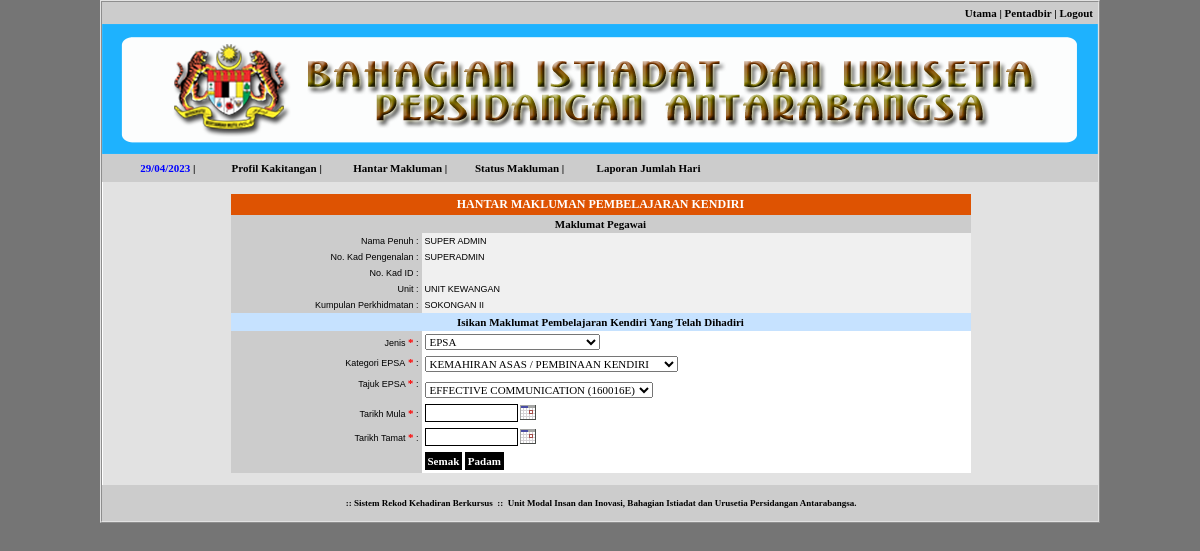
Page /index.php?modul=pendaftaran&menu=kendiri (signed in) on the committed database.
### tables this page shows
CREATE TABLE IF NOT EXISTS `user` (
  `uids` varchar(32) NOT NULL,
  `ulevel` int(1) NOT NULL DEFAULT '3',
  `usah` int(1) NOT NULL DEFAULT '2',
  `utsah` int(11) NOT NULL,
  `udelete` int(1) NOT NULL DEFAULT '1',
  `unokp` varchar(12) NOT NULL,
  `upass` varchar(32) NOT NULL,
  `usoalan` varchar(255) NOT NULL,
  `ujawapan` varchar(255) NOT NULL,
  `uemail` varchar(255) NOT NULL,
  `unoid` varchar(255) NOT NULL,
  `unama` varchar(255) NOT NULL,
  `utpenempatan` varchar(255) NOT NULL,
  `pids` varchar(32) NOT NULL,
  `ugred` varchar(255) NOT NULL,
  `bids` varchar(32) NOT NULL,
  `utelefon` varchar(50) NOT NULL,
  `ubimbit` varchar(50) NOT NULL,
  `uselia` varchar(255) NOT NULL,
  `ujselia` varchar(255) NOT NULL,
  `ueselia` varchar(255) NOT NULL,
  `upada` int(11) NOT NULL,
  PRIMARY KEY (`unokp`)
);

CREATE TABLE IF NOT EXISTS `bahagian` (
  `bids` varchar(32) NOT NULL,
  `bdelete` int(1) NOT NULL DEFAULT '1',
  `bahagian` varchar(255) NOT NULL
);

CREATE TABLE IF NOT EXISTS `kumpulan` (
  `pid` int(11) NOT NULL,
  `pids` varchar(32) NOT NULL,
  `pdelete` int(11) NOT NULL DEFAULT '1',
  `kumpulan` varchar(255) NOT NULL,
  PRIMARY KEY (`pids`),
  KEY `pids` (`pids`)
);

### inc/fungsi.php (called while the page is built, shortened)
<?php
function semakSlash($input) {
	if(!get_magic_quotes_gpc()) {
		$input = mysql_real_escape_string($input);
	}
	return $input;
}
function input1($str) {
	$str = htmlentities(strtoupper(trim(semakSlash($str))));
	return $str;
}
function input2($str) {
	$str = htmlentities(trim(semakSlash($str)));
	return $str;
}
function output1($str) {
	if(!get_magic_quotes_gpc()) {
		$str = stripslashes($str);
	}
	return $str;
}
if (!empty($_SESSION['staff'])) {
	$sm = "SELECT * FROM user
		WHERE unokp = '" . input1($_SESSION['staff']) . "'
		ORDER BY unokp ASC
	";
	$dm = mysql_query($sm);
	$tm = mysql_fetch_array($dm);
}
?>

### tmp/rekod_kendiri.php (the view, shortened to what this page needs)
<table width="995" cellspacing="0" cellpadding="2" border="0">
    <tr>
        <td align="center" valign="top" bgcolor="#E2E2E2">
        	<?php
			if (isset($_GET['kategori']) && strlen($_GET['kategori']) == 32) {
				$kat = $_GET['kategori'];
			}
			else {
				$s = "SELECT * FROM kategori ORDER BY kategori ASC";
				$d = mysql_query($s);
				$t = mysql_fetch_array($d);
				$kat = $t['tids'];
			}
			?>
            <br />
            <table width="740" border="0" cellpadding="3" style="border-collapse: collapse">
          	<form id="kursus" name="kursus" method="post" action="index.php?modul=pendaftaran&amp;menu=kendiri" onsubmit="return lengkap5();">
              <tr>
                <td colspan="2" align="center" bgcolor="#DE5302" class="text2">
				HANTAR MAKLUMAN PEMBELAJARAN KENDIRI</td>
              </tr>
              <tr>
                <td colspan="2" align="center" bgcolor="#CCCCCC" class="text1">Maklumat Pegawai</td>
              </tr>
              <tr>
                <td width="185" align="right" bgcolor="#CCCCCC">Nama Penuh :</td>
                <td width="543" align="left" bgcolor="#F0F0F0"><?php echo output1($tm['unama']); ?></td>
              </tr>
              <tr>
                <td align="right" bgcolor="#CCCCCC">No. Kad Pengenalan :</td>
                <td align="left" bgcolor="#F0F0F0"><?php echo output1($tm['unokp']); ?></td>
              </tr>
              <tr>
                <td align="right" bgcolor="#CCCCCC">No. Kad ID :</td>
                <td align="left" bgcolor="#F0F0F0"><?php echo output1($tm['unoid']); ?></td>
              </tr>
              <tr>
                <td align="right" bgcolor="#CCCCCC">Unit :</td>
                <td align="left" bgcolor="#F0F0F0">
					<?php
					$sa = "SELECT * FROM bahagian WHERE bids = '" . $tm['bids'] . "' ORDER BY bids ASC";
					$da = mysql_query($sa);
					$ta = mysql_fetch_array($da);
					echo output1($ta['bahagian']);
					?>
                </td>
              </tr>
              <tr>
                <td align="right" bgcolor="#CCCCCC">Kumpulan Perkhidmatan :</td>
                <td align="left" bgcolor="#F0F0F0">
					<?php
					$sa = "SELECT * FROM kumpulan WHERE pids = '" . $tm['pids'] . "' ORDER BY pids ASC";
					$da = mysql_query($sa);
					$ta = mysql_fetch_array($da);
					echo output1($ta['kumpulan']);
					?>
                </td>
              </tr>
              <tr>
                <td colspan="2" align="center" bgcolor="#C6E2FF" class="text1">
				<b>Isikan Maklumat Pembelajaran Kendiri Yang Telah Dihadiri</b></td>
              </tr>
              <tr>
                <td align="right" bgcolor="#CCCCCC">Jenis <span class="text8">*</span> :</td>
                <td align="left"><select name="jenis" id="jenis" onchange="papar3(this.value);">
                  <option value="1">EPSA</option>
                </select></td>
              </tr>
              <tr id="Row2">
                <td align="right" bgcolor="#CCCCCC" valign="top">Kategori EPSA<span class="text8"> *</span> :<p>
				Tajuk EPSA <span class="text8">* </span> : </td>
                <td align="left" valign="top"><select name="kategori" id="kategori" onchange="javascript:window.location.href='index.php?modul=pendaftaran&menu=kendiri&amp;kategori='+this.value;">
                  <?php
				  $sa = "SELECT * FROM kategori ORDER BY kategori ASC";
				  $da = mysql_query($sa);
				  while ($ta = mysql_fetch_array($da)) {
					  if ($ta['tids'] == $kat) { $select = 'selected="selected"'; }
					  else { $select = ""; }
					?>
                    <option value="<?php echo $ta['tids']; ?>" <?php echo $select; ?>><?php echo $ta['kategori']; ?></option>
                  <?php
				  }
				  ?>
                </select>
                <br>
				<br>
                <select name="epsa" id="epsa">
                <?php
                $sb = "SELECT * FROM epsa WHERE edelete = 1 AND tids = '" . input2($kat) . "' ORDER BY epsa ASC";
                $db = mysql_query($sb);
                while ($tb = mysql_fetch_array($db)) {
                    ?>
                    <option value="<?php echo $tb['eids']; ?>"><?php echo $tb['epsa'] . " (" . $tb['ekod'] . ")"; ?></option>
                <?php
                }
                ?>
                </select>
                </td>
              </tr>
              <tr>
                <td align="right" bgcolor="#CCCCCC">Tarikh Mula <span class="text8">*</span> :</td>
                <td align="left" valign="middle"><input name="tmula" type="text" class="input1" id="tmula" size="12" maxlength="10" readonly="readonly" onfocus="hari();" />
                  <img src="files/cal.gif" align="top" onclick="javascript:showCal('Cal1')" /></td>
              </tr>
              <tr>
                <td align="right" bgcolor="#CCCCCC">Tarikh Tamat <span class="text8">*</span> :</td>
                <td align="left" valign="middle"><input name="ttamat" type="text" class="input1" id="ttamat" size="12" maxlength="10" readonly="readonly" onfocus="hari();" />
                  <img src="files/cal.gif" align="top" onclick="javascript:showCal('Cal2')" /></td>
              </tr>
              <tr>
                <td align="right" bgcolor="#CCCCCC">&nbsp;</td>
                <td align="left"><input type="submit" name="Submit" id="Submit" value="Semak" class="button" />
                <input type="reset" name="Submit" id="Submit" value="Padam" class="button" /></td>
              </tr>
          	</form>
            </table>
      <br /></td>
    </tr>
</table>

### files/latihan.css (style rules this page uses)
BODY { background: #757575; color: #000000; font-size: 11px; font-family: Tahoma, Verdana; }
TABLE { font-size: 11px; font-family: Tahoma, Verdana; background: #FFFFFF; border-color: #E2E2E2; }
SELECT { font-size: 11px; font-family: Tahoma, Verdana; }
.text1 { font-family: Tahoma, Verdana; font-size: 11px; font-weight: bold; }
.text2 { font-family: Tahoma, Verdana; font-size: 12px; font-weight: bold; color: #FFFFFF; }
.text8 { font-family: Tahoma, Verdana; font-size: 11px; font-weight: bold; color: #FF0000; }
.input1 { font-family: Tahoma, Verdana; font-size: 11px; border: 1px solid black; text-transform: uppercase; background: white; padding: 2px; }
.button { color: #FFFFFF; font-family: Tahoma, Verdana; font-size: 11px; font-weight: bold; border: 1px solid black; background: #000000; padding: 2px; }

### rows in the picture
user: unama "SUPER ADMIN", unokp "SUPERADMIN"
bahagian: bahagian "UNIT KEWANGAN"
kumpulan: kumpulan "SOKONGAN II"

### other values in the picture
form field kategori "KEMAHIRAN ASAS / PEMBINAAN KENDIRI"
form field epsa "EFFECTIVE COMMUNICATION (160016E)"
